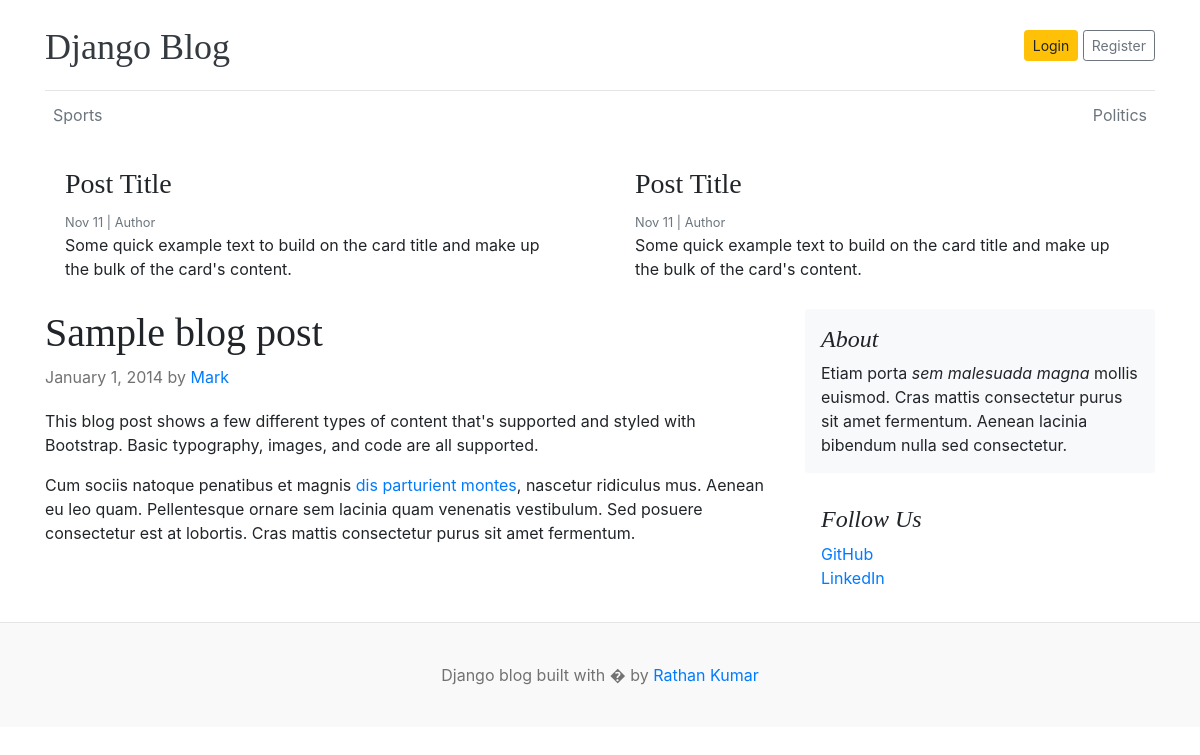
The app's page /, older data.
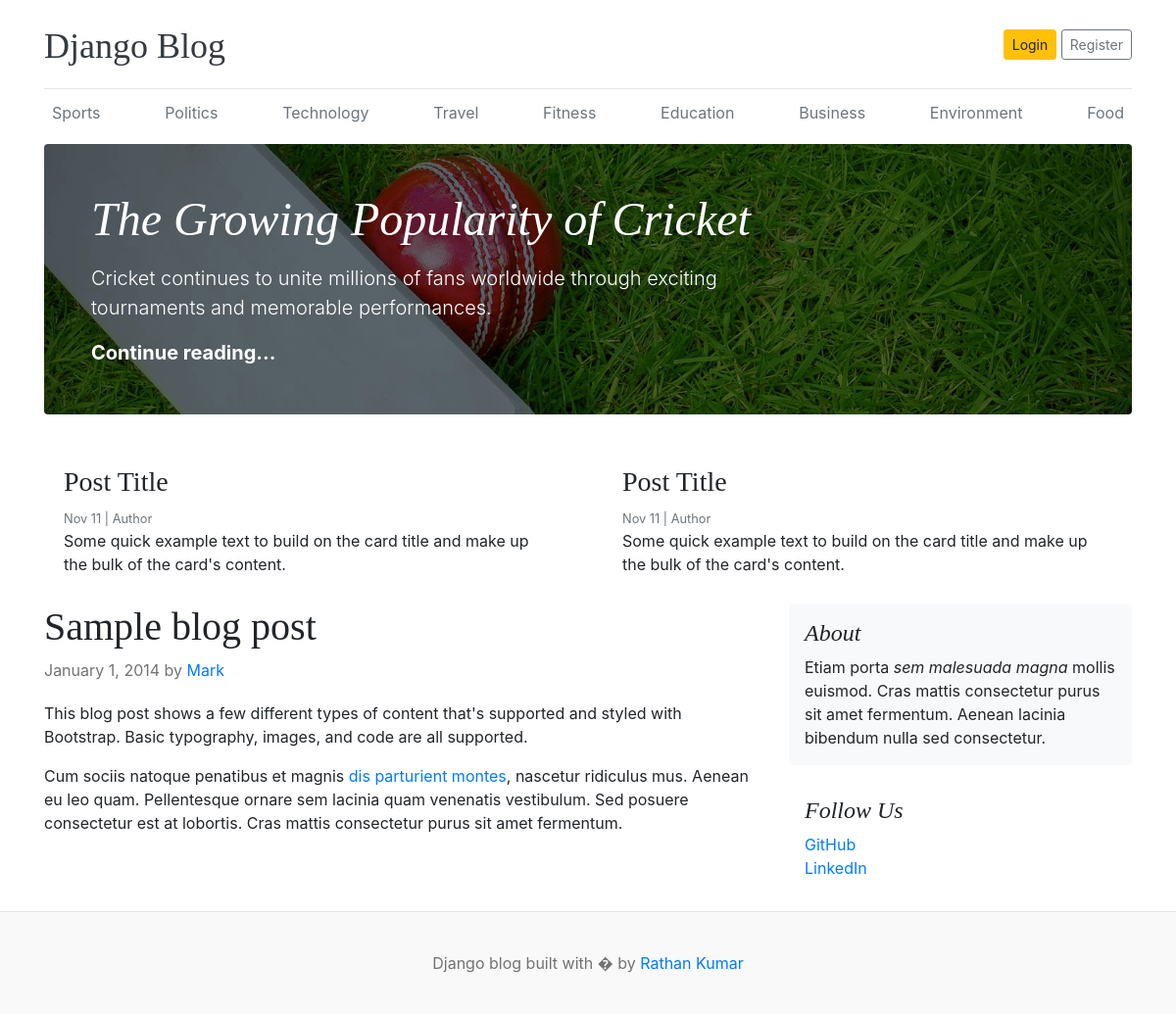
The same page, newer data.
### blogs/models.py (models this page shows, shortened)
class Category(models.Model):
    category_name = models.CharField(max_length=50,unique=True)
    created_at = models.DateTimeField(auto_now_add=True)
    updated_at = models.DateTimeField(auto_now=True)
    class Meta:
        verbose_name_plural = 'Categories'

class Blog(models.Model):
    title = models.CharField(max_length=100)
    slug = models.SlugField(max_length=150,unique=True,blank=True)
    category = models.ForeignKey(Category,on_delete=models.CASCADE)
    author = models.ForeignKey(User,on_delete=models.CASCADE)
    featured_image = models.ImageField(upload_to='uploads/%Y/%m/%d/')
    short_description = models.CharField(max_length=200)
    blog_body = models.TextField()
    status = models.CharField(choices=Status_Choices,default="draft")
    is_featured = models.BooleanField(default=False)
    created_at = models.DateTimeField(auto_now_add=True)
    updated_at = models.DateTimeField(auto_now=True)

### blog_main/views.py (the view)
# urls.py: 2. Add a URL to urlpatterns:  path('', views.home, name='home')
def home(request):
      categories=Category.objects.all()
      featured_posts=Blog.objects.filter(is_featured=True)
      context={'categories':categories,'featured_posts':featured_posts}
      return render(request,'home.html',context)

### templates/home.html (shortened to what this page needs)
{% load static %}
<!DOCTYPE html>
<html lang="en">
<head>
      <link href="https://getbootstrap.com/docs/4.0/dist/css/bootstrap.min.css" rel="stylesheet">
      <link href="{% static 'css/blog.css' %}" rel="stylesheet">
</head>
<body>
      <div class="container">
            <header class="blog-header py-3">
                  <div class="row flex-nowrap justify-content-between align-items-center">
                        <div class="col-8 pt-1">
                              <a class="blog-header-logo text-dark" href="/">Django Blog</a>
                        </div>
                        <div class="col-4 d-flex justify-content-end align-items-center">
                              <a class="btn btn-sm btn-warning" href="#">Login</a> &nbsp;
                              <a class="btn btn-sm btn-outline-secondary" href="#">Register</a>
                        </div>
                  </div>
            </header>
            <div class="nav-scroller py-1 mb-2">
                  <nav class="nav d-flex justify-content-between">
                        {% for category in categories %}
                        <a class="p-2 text-muted" href="#">{{category.category_name}}</a>
                        {% endfor %}
                  </nav>
            </div>
            {% for i in featured_posts %}
            {% if forloop.first %}
            <div class="jumbotron p-3 p-md-5 text-white rounded bg-dark"
                  style="background-image: url(/static/images/cricket.jpg);background-blend-mode: overlay;background-size:cover;">
                  <div class="col-md-8 px-0">
                        <h1 class="display-4 font-italic">{{i.title}}</h1>
                        <p class="lead my-3">{{i.short_description}}</p>
                        <p class="lead mb-0"><a href="#" class="text-white font-weight-bold">Continue reading...</a></p>
                  </div>
            </div>
            {% endif %}
            {% endfor %}
            <div class="row mb-2">
                  <div class="col-md-6">
                        <div class="card border-0">
                              <div class="card-body">
                                    <h3>Post Title</h3>
                                    <small class="mb-1 text-muted">Nov 11 | Author</small>
                                    <p class="card-text">Some quick example text to build on the card title and make up
                                          the bulk of the card's content.</p>
                              </div>
                        </div>
                  </div>
                  <div class="col-md-6">
                        <div class="card border-0">
                              <div class="card-body">
                                    <h3>Post Title</h3>
                                    <small class="mb-1 text-muted">Nov 11 | Author</small>
                                    <p class="card-text">Some quick example text to build on the card title and make up
                                          the bulk of the card's content.</p>
                              </div>
                        </div>
                  </div>
            </div>
            <main role="main" class="container p-0">
                  <div class="row">
                        <div class="col-md-8 blog-main">
                              <div class="blog-post">
                                    <h2 class="blog-post-title">Sample blog post</h2>
                                    <p class="blog-post-meta">January 1, 2014 by <a href="#">Mark</a></p>
                                    <p>This blog post shows a few different types of content that's supported and styled
                                          with Bootstrap. Basic typography, images, and code are all supported.</p>
                                    <p>Cum sociis natoque penatibus et magnis <a href="#">dis parturient montes</a>,
                                          nascetur ridiculus mus. Aenean eu leo quam. Pellentesque ornare sem lacinia
                                          quam venenatis vestibulum. Sed posuere consectetur est at lobortis. Cras
                                          mattis consectetur purus sit amet fermentum.</p>
                              </div>
                        </div>
                        <aside class="col-md-4 blog-sidebar">
                              <div class="p-3 mb-3 bg-light rounded">
                                    <h4 class="font-italic">About</h4>
                                    <p class="mb-0">Etiam porta <em>sem malesuada magna</em> mollis euismod. Cras mattis
                                          consectetur purus sit amet fermentum. Aenean lacinia bibendum nulla sed
                                          consectetur.</p>
                              </div>
                              <div class="p-3">
                                    <h4 class="font-italic">Follow Us</h4>
                                    <ol class="list-unstyled">
                                          <li><a href="#">GitHub</a></li>
                                          <li><a href="#">LinkedIn</a></li>
                                    </ol>
                              </div>
                        </aside>
                  </div>
            </main>
      </div>
      <footer class="blog-footer">
            <p>Django blog built with � by <a href="#">Rathan Kumar</a></p>
      </footer>
</body>
</html>

### blog_main/static/css/blog.css (style rules this page uses)
.blog-header { border-bottom: 1px solid #e5e5e5; }
.blog-header-logo { font-family: "Playfair Display", Georgia, "Times New Roman", serif; font-size: 2.25rem; }
h1, h2, h3, h4, h5, h6 { font-family: "Playfair Display", Georgia, "Times New Roman", serif; }
.display-4 { font-size: 2.5rem; }
@media (min-width: 768px) { .display-4 { font-size: 3rem; } }
.blog-post { margin-bottom: 4rem; }
.blog-post-title { font-size: 2.5rem; }
.blog-post-meta { margin-bottom: 1.25rem; color: #727272; }
.blog-footer { padding: 2.5rem 0; color: #727272; text-align: center; background-color: #f9f9f9; border-top: .05rem solid #e5e5e5; }
.blog-footer p:last-child { margin-bottom: 0; }

Row changes from the older to the newer data that the page shows:
added Category: category_name "Technology"
added Category: category_name "Travel"
added Category: category_name "Fitness"
added Category: category_name "Education"
added Category: category_name "Business"
added Category: category_name "Environment"
added Category: category_name "Food"
added Blog: title "The Growing Popularity of Cricket", short_description "Cricket continues to unite millions of fans worldwide through exciting tournaments and memorable performances."
